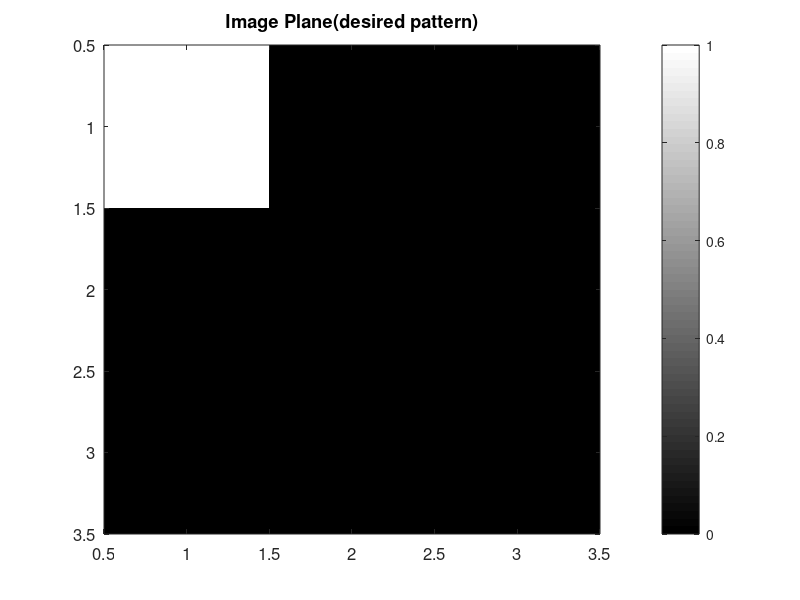
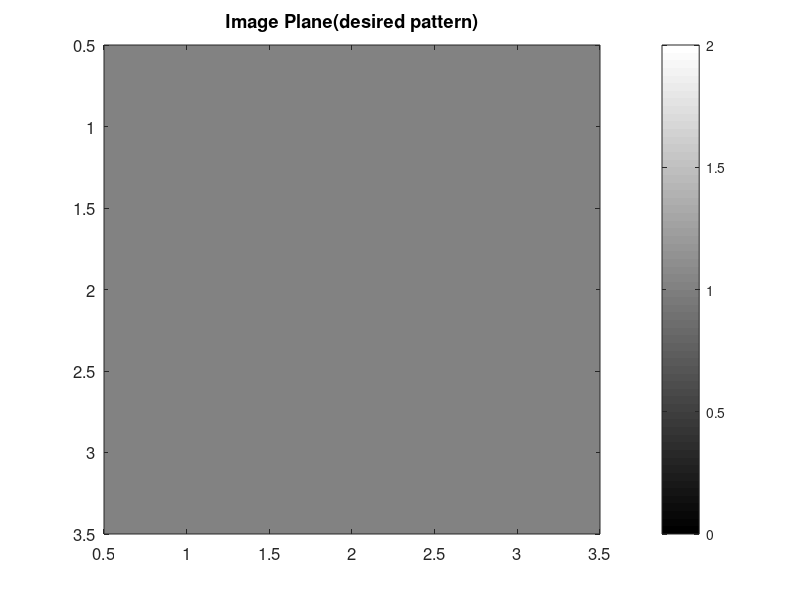

Reproduce these figures in MATLAB, in order. (Note: this script raises an error after producing the figures.)
clc;clear all;close all;
% HologramHelperClass.supperposition(conj(E_sample))

%% Input image (virtual plane)
global lambda k AmpImage N M dW z;
N = 3;

dW = 20e-6; %Spacing between elements
z = 100e-6; % Distance of Image plane from the resonator plane

dW = 100e-6; %Spacing between elements
z = 1000e-6; % Distance of Image plane from the resonator plane

dW = 200e-6; %Spacing between elements
z = 1000e-6; % Distance of Image plane from the resonator plane

lambda = 1.550e-6;
k = 2 * pi / lambda;

A_virtual = zeros(N, N); % initial an array to store sample image for calculation
A_virtual(1, 1) = 1;
[M, N] = size(A_virtual);

figure;
imagesc(abs(A_virtual));
colormap gray
colorbar
title('Image Plane(desired pattern)')
set(gcf, 'Position', [00, 00, 350, 300])
set(gca,'FontSize', 12) % Font Size

%% Sample image initial state (sample plane)
A_sample = ones(N, N); % initial an array to store sample image for calculation
A_sample(1, :) = 1;
A_sample(N, :) = 1;
A_sample(:, 1) = 1;
A_sample(:, N) = 1;

figure;
imagesc(abs(A_sample));
colormap gray
colorbar
title('Image Plane(desired pattern)')
set(gcf, 'Position', [00, 00, 350, 300])
set(gca,'FontSize', 12) % Font Size


    
    E_sample = HologramHelperClass.supperposition((A_virtual));
    
    E_holo = HologramHelperClass.supperposition(conj(E_sample));
    
    oriphase = angle(conj(E_sample));
%% virtual plane

figure;
imagesc(abs(E_holo));
colormap gray
colorbar
title('Image Plane(recovered pattern)')
set(gcf, 'Position', [00, 00, 350, 300])
set(gca,'FontSize', 12) % Font Size

figure;
imagesc(angle(E_holo));
colormap gray
colorbar
title('Image Plane(recovered pattern)')
set(gcf, 'Position', [00, 00, 350, 300])
set(gca,'FontSize', 12) % Font Size

%% sample profile

figure;
imagesc(abs(E_sample));
colormap jet
colorbar
title('Sample Plane Amplitude')
set(gcf, 'Position', [00, 00, 350, 300])
set(gca,'FontSize', 12) % Font Size

figure;
imagesc(angle(E_sample),[-pi, pi]);
colormap jet
colorbar
title('Sample Plane Phase')
set(gcf, 'Position', [00, 00, 350, 300])
set(gca,'FontSize', 12) % Font Size



%% sample plane profile quantization
E_sample_nomalized = HologramHelperClass.normalize(E_sample);
E_quantized_sample = HologramHelperClass.quantizeAmp(E_sample_nomalized)...
    .*exp(1i*HologramHelperClass.quantizePhase3(angle(E_sample)));
E_quantized_holo = HologramHelperClass.supperposition(conj(E_quantized_sample));
am = abs(E_quantized_sample);
pm = angle(conj(E_quantized_sample));

%% sample profile

figure;
imagesc(abs(E_quantized_sample));
colormap gray
colorbar
title('Sample Plane Amplitude')
set(gcf, 'Position', [00, 00, 350, 300])
set(gca,'FontSize', 12) % Font Size

figure;
imagesc(angle(E_quantized_sample), [-pi, pi]);
colormap jet
colorbar
title('Sample Plane Phase')
set(gcf, 'Position', [00, 00, 350, 300])
set(gca,'FontSize', 12) % Font Size

%% virtual plane

figure;
imagesc(abs(E_quantized_holo));
colormap gray
colorbar
title('Image Plane(recovered pattern)')
set(gcf, 'Position', [00, 00, 350, 300])
set(gca,'FontSize', 12) % Font Size

figure;
imagesc(angle(E_quantized_holo));
colormap gray
colorbar
title('Image Plane(recovered pattern)')
set(gcf, 'Position', [00, 00, 350, 300])
set(gca,'FontSize', 12) % Font Size

